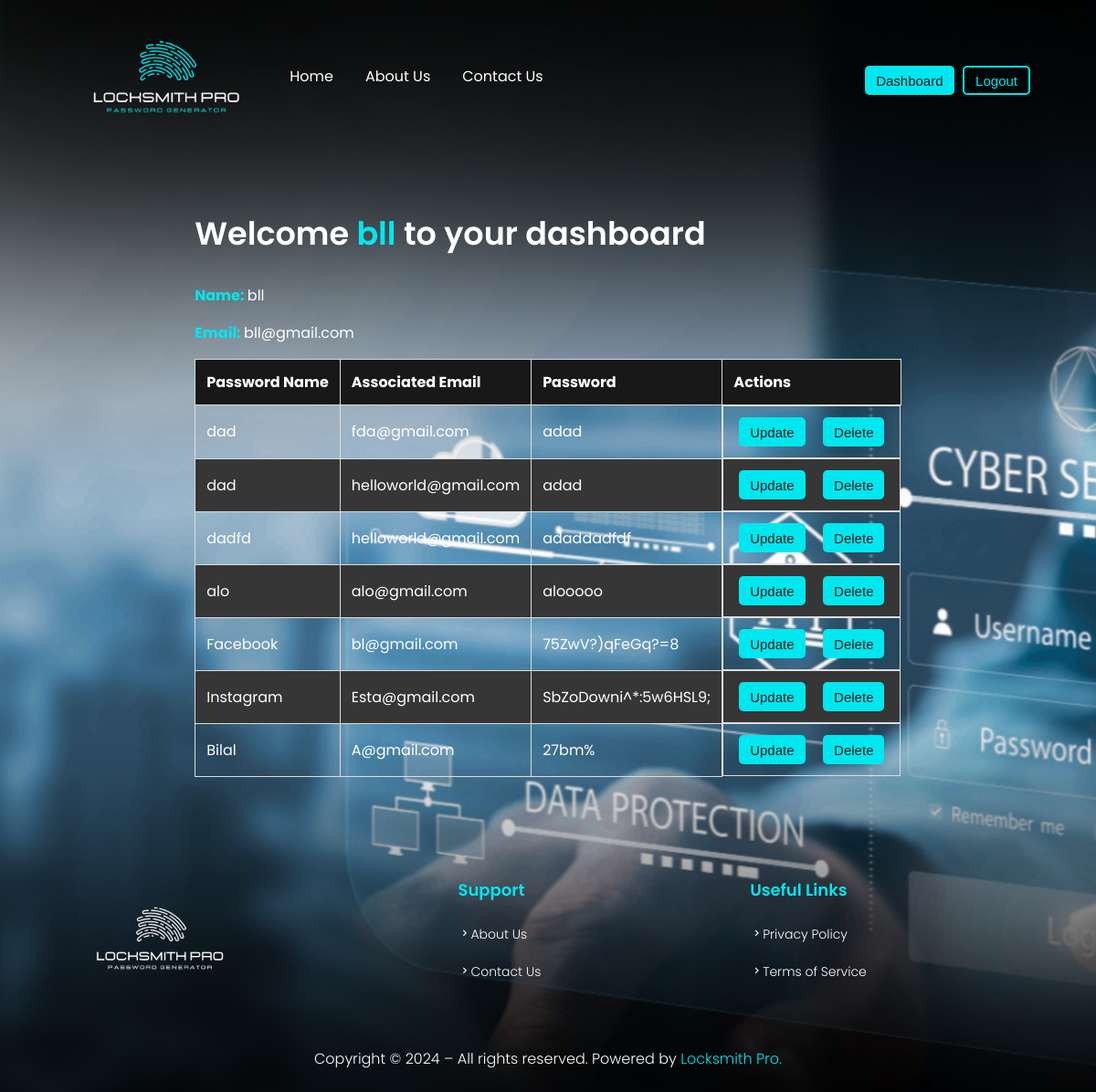
The app's page /dashboard (signed in) with its own data.
### models.py (models this page shows, shortened)
class User(db.Model):
    id = db.Column(db.Integer, primary_key=True)
    name = db.Column(db.String(100), nullable=False)
    email = db.Column(db.String(100), unique=True)
    password = db.Column(db.String(100))

class SavedPassword(db.Model):
    id = db.Column(db.Integer, primary_key=True)
    user_id = db.Column(db.Integer, db.ForeignKey('user.id'), nullable=False)
    password_name = db.Column(db.String(100), nullable=False)
    password_email = db.Column(db.String(100), nullable=False)
    password = db.Column(db.String(100), nullable=False)
    user = db.relationship('User', backref=db.backref('saved_passwords', lazy=True))

### locksmith.py (the view)
@app.route("/dashboard")
def dashboard():
    if session['user_id']:
        user_id = session['user_id']
        user = User.query.filter_by(email=session['email']).first()
        saves = SavedPassword.query.filter_by(user_id=user_id).all()
        return render_template('dashboard.html', saves=saves, user=user)
    return redirect('/login')

### templates/dashboard.html
{% extends 'base.html' %}
{% block content %}
<div class="container">
    <h2>Welcome <span style="color: #00E7EF;">{{user.name}}</span> to your dashboard</h2>
    <p><strong style="color: #00E7EF;" >Name: </strong> {{user.name }}</p>
    <p><strong style="color: #00E7EF;" >Email: </strong> {{user.email }}</p>
    {% if saves|length < 1 %}
        <p><strong style="color: red; text-align:center;" >There's no password saved!</strong></p>
    {% else %}
        <table>
            <thead>
                <tr>
                    <th>Password Name</th>
                    <th>Associated Email</th>
                    <th>Password</th>
                    <th>Actions</th>
                </tr>
            </thead>
            <tbody>
                {% for save in saves %}
                <tr>
                    <td onclick="copy(this)" >{{ save.password_name }}</td>
                    <td onclick="copy(this)" >{{ save.password_email }}</td>
                    <td onclick="copy(this)" >{{ save.password }}</td>
                    <td id="u-d-btn">
                        <form action="{{ url_for('update', id=save.id) }}" method="POST">
                            <button type="submit" id="update">Update</button>
                        </form>
                        <form action="{{ url_for('delete', id=save.id) }}" method="POST">
                            <button type="submit" id="delete">Delete</button>
                        </form>
                    </td>
                </tr>
                {% endfor %}
            </tbody>
        </table>
    {% endif %}
</div>
{% endblock content %}

### static/styles.css (style rules this page uses)
body { display: flex; flex-direction: column; background-color: black; justify-content: center; align-items: center; color: #fff; background-image: url(/Locksmith-Pro/static/img/background.png); }
button { overflow: hidden; outline: none; border: none; border-radius: 5px; cursor: pointer; padding: 5px 12px; font-family: Poppins, sans-serif; margin: 0 0.3rem; }
table { width: 100%; border-collapse: collapse; font-family: Poppins, sans-serif; }
th, td { padding: 12px; border: 1px solid #ddd; text-align: left; cursor: pointer; }
th { background-color: #181818; color: white; }
tr:nth-child(even) { background-color: #373636; }
h2 { font-family: Poppins, sans-serif; font-weight: 600; font-size: 35px; color: #fff; }
form { width: 60%; display: flex; flex-direction: column; justify-content: center; margin: 0; padding: 0; }
button { height: 2rem; background-color: #00E7EF; color: #181818; font-family: Poppies, sans-serif; font-weight: 500; overflow: none; border: none; border-radius: 5px; cursor: pointer; font-size: 15px; }
#u-d-btn { display: flex; flex-direction: row; gap: 10px; }
p { font-size: 16px; font-family: Poppins, sans-serif; }

### records on screen
User: name "bll", email "bll@gmail.com"
SavedPassword: password_name "dad", password_email "fda@gmail.com", password "adad"
SavedPassword: password_name "dad", password_email "helloworld@gmail.com", password "adad"
SavedPassword: password_name "dadfd", password_email "helloworld@gmail.com", password "adaddadfdf"
SavedPassword: password_name "alo", password_email "alo@gmail.com", password "alooooo"
SavedPassword: password_name "Facebook", password_email "bl@gmail.com", password "75ZwV?)qFeGq?=8"
SavedPassword: password_name "Instagram", password_email "Esta@gmail.com", password "SbZoDowni^*:5w6HSL9;"
SavedPassword: password_name "Bilal", password_email "A@gmail.com", password "27bm%"
